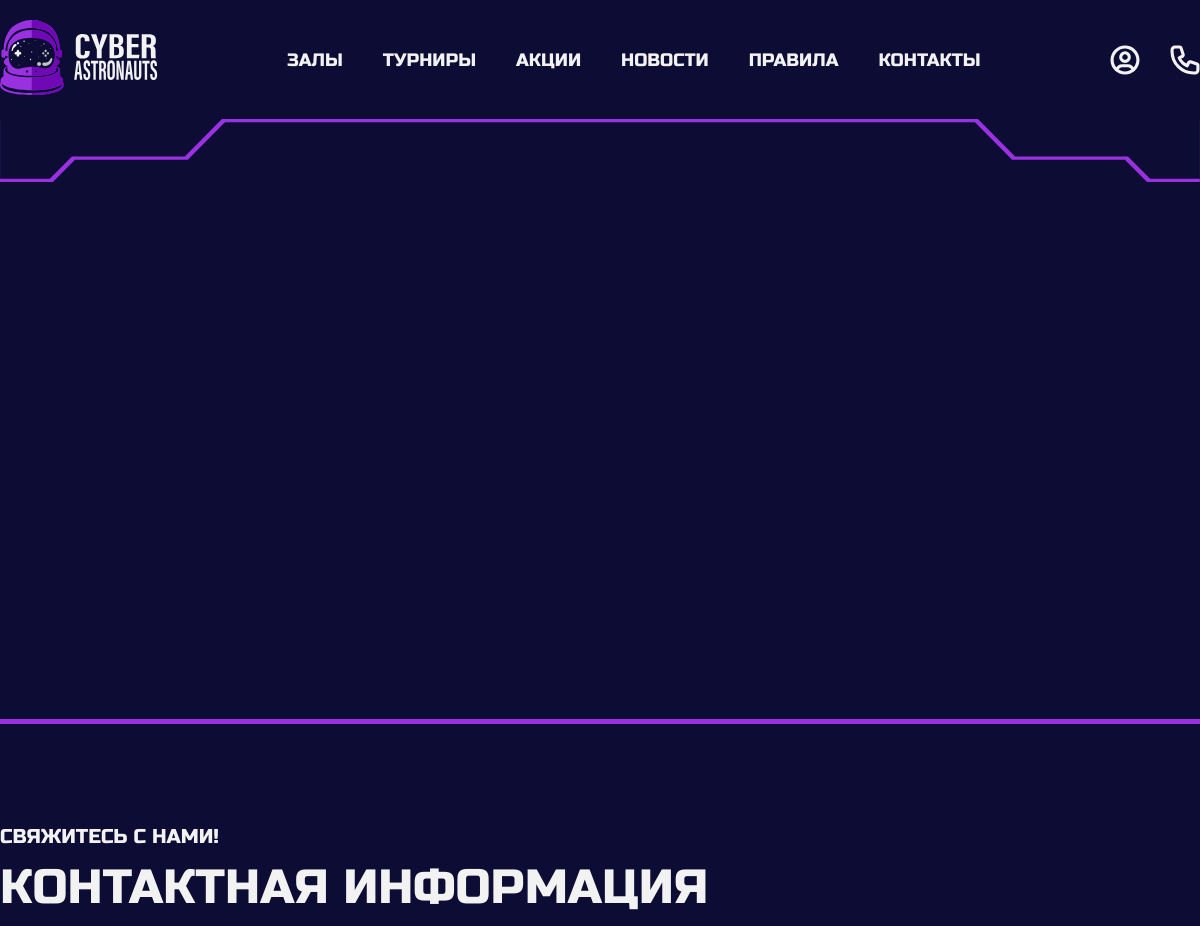
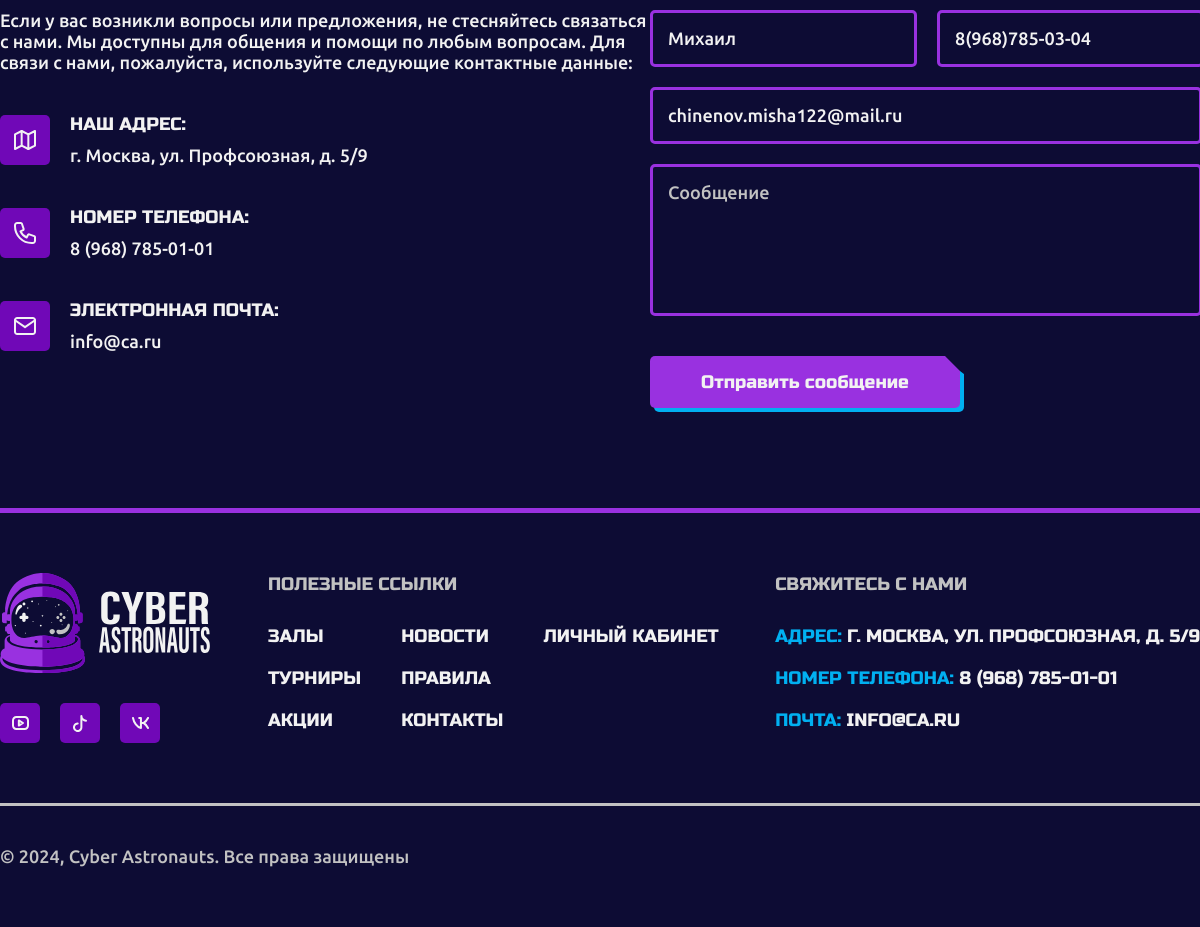
/contacts.php (signed in), run on the app's committed database (2 pictures, top to bottom).
### tables this page shows
CREATE TABLE `users` (
  `id_user` int NOT NULL,
  `first_name` varchar(32) NOT NULL,
  `second_name` varchar(32) NOT NULL,
  `patronymic` varchar(32) DEFAULT NULL,
  `birthday` date DEFAULT NULL,
  `phone_number` varchar(16) NOT NULL,
  `email_address` varchar(64) NOT NULL,
  `password` varchar(255) NOT NULL
);

### contacts.php (the view, shortened to what this page needs)
<!DOCTYPE html>
<html lang="ru">
<head>
    <link rel="stylesheet" type="text/css" href="assets/css/main.css">
</head>
<body>
    <?php
        include "php-connect/connect.php";
        include "php-handler/header.php";
    ?>
    <main>
        <section class="map">
            <img src="assets/images/border.svg" alt="" class="map_border_top">
        </section>
        <section class="contacts">
            <div class="container contacts_block">
                <div class="contacts_block_top">
                    <span class="contacts_block_top_pretitle">СВЯЖИТЕСЬ С НАМИ!</span>
                    <h2 class="contacts_block_top_title">Контактная информация</h2>
                </div>
                <div class="contacts_block_bottom">
                    <div class="contacts_block_bottom_left">
                        <p class="contacts_block_bottom_left_txt">Если у вас возникли вопросы или предложения, не стесняйтесь связаться с нами. Мы доступны для общения и помощи по любым вопросам. Для связи с нами, пожалуйста, используйте следующие контактные данные:</p>
                        <ul class="contacts_block_bottom_left_list">
                            <li class="contacts_block_bottom_left_list_item">
                                <div class="contacts_block_bottom_left_list_item_image">
                                    <img src="assets/images/map.svg" alt="компьютерный клуб адрес" class="contacts_block_bottom_left_list_item_img">
                                </div>
                                <div class="contacts_block_bottom_left_list_item_text">
                                    <span class="contacts_block_bottom_left_list_item_text_title">Наш адрес:</span>
                                    <span class="contacts_block_bottom_left_list_item_text_txt">г. Москва, ул. Профсоюзная, д. 5/9</span>
                                </div>
                            </li>
                            <li class="contacts_block_bottom_left_list_item">
                                <div class="contacts_block_bottom_left_list_item_image">
                                    <img src="assets/images/phone.svg" alt="компьютерный клуб телефон" class="contacts_block_bottom_left_list_item_img">
                                </div>
                                <div class="contacts_block_bottom_left_list_item_text">
                                    <span class="contacts_block_bottom_left_list_item_text_title">номер телефона:</span>
                                    <span class="contacts_block_bottom_left_list_item_text_txt">8 (968) 785-01-01</span>
                                </div>
                            </li>
                            <li class="contacts_block_bottom_left_list_item">
                                <div class="contacts_block_bottom_left_list_item_image">
                                    <img src="assets/images/mail.svg" alt="компьютерный клуб почта" class="contacts_block_bottom_left_list_item_img">
                                </div>
                                <div class="contacts_block_bottom_left_list_item_text">
                                    <span class="contacts_block_bottom_left_list_item_text_title">Электронная почта:</span>
                                    <span class="contacts_block_bottom_left_list_item_text_txt">info@ca.ru</span>
                                </div>
                            </li>
                        </ul>
                    </div>
                    <div class="contacts_block_bottom_right">
                        <form action="php-handler/mail.php" class="contacts_block_bottom_right_form" method="post">
                            <?php
                                if(isset($_SESSION['id_user'])) {
                                    $id_user = $_SESSION['id_user'];
                                    $select_user = "SELECT * FROM `users` WHERE `id_user` = '$id_user'";
                                    $result = mysqli_query($connect, $select_user);
                                    $info_user = mysqli_fetch_array($result);
                                    echo "<div class='contacts_block_bottom_right_form_inputs'>
                                        <input type='text' name='contact_name' class='contacts_block_bottom_right_form_inputs_input' placeholder='Ваше имя' required value='".$info_user['first_name']."'>
                                        <input type='tel' name='contact_phone' class='contacts_block_bottom_right_form_inputs_input' placeholder='Номер телефона' required value='".$info_user['phone_number']."'>
                                    </div>
                                    <input type='email' name='contact_email' class='contacts_block_bottom_right_form_input' placeholder='Электронный адрес' required value='".$info_user['email_address']."'> ";
                                }
                            ?>
                            <textarea class="contacts_block_bottom_right_form_textarea" name="contact_text" placeholder="Сообщение" required></textarea>
                            <button class="contacts_block_bottom_right_form_btn" type="submit">Отправить сообщение</button>
                        </form>
                    </div>
                </div>
            </div>
        </section>
    </main>
    <?php
        include "php-handler/footer.php";
    ?>
</body>
</html>

### assets/css/main.css (style rules this page uses)
* { padding: 0; margin: 0; font-family: "Ubuntu"; color: #f2f2f2; font-size: 18px; font-weight: 500; }
body { background: #0D0C34; }
main { background: #0D0C34; }
.container { max-width: 1340px; margin: 0 auto; text-align: center; }
h2 { font-size: 48px; font-weight: 400; font-family: "RussoOne"; text-transform: uppercase; }
input, select, textarea { background: none; }
button, .button { display: inline-block; position: relative; border: none; color: #f2f2f2; cursor: pointer; text-decoration: none; padding: 15px; text-align: center; border-radius: 5px; font-family: "RussoOne"; font-weight: 400; filter: drop-shadow(4px 4px 0px #01B0F1); transition: 0.5s; background: #9931E0; -webkit-clip-path: polygon(-20% -20%, calc(100% - 15px) 0, 100% 15px, 120% 120%, -20% 120%); clip-path: polygon(-20% -20%, calc(100% - 15px) 0, 100% 15px, 120% 120%, -20% 120%); }
::placeholder { color: #C2C2C2; }
.map { width: 100%; height: 600px; position: relative; overflow: hidden; }
.map_border_top { width: 100%; position: absolute; top: 0; left: 0; z-index: 5; }
.contacts { border-top: 5px solid #9931E0; padding: 100px 0; }
.contacts_block_top { text-align: left; margin-bottom: 20px; display: flex; flex-direction: column; }
.contacts_block_top_pretitle { margin-bottom: 10px; font-family: "RussoOne"; font-weight: 400; font-size: 20px; text-transform: uppercase; }
.contacts_block_bottom { display: flex; justify-content: space-between; }
.contacts_block_bottom_left { display: flex; flex-direction: column; width: 710px; text-align: left; gap: 40px; }
.contacts_block_bottom_left_list { gap: 40px; display: flex; flex-direction: column; list-style: none; }
.contacts_block_bottom_left_list_item { display: flex; gap: 20px; align-items: center; }
.contacts_block_bottom_left_list_item_image { display: flex; align-items: center; justify-content: center; width: 50px; height: 50px; background: #7008B7; border-radius: 5px; }
.contacts_block_bottom_left_list_item_text { display: flex; flex-direction: column; gap: 10px; }
.contacts_block_bottom_left_list_item_text_title { font-family: "RussoOne"; font-weight: 400; text-transform: uppercase; }
.contacts_block_bottom_right { width: 550px; }
.contacts_block_bottom_right_form { display: flex; flex-direction: column; align-items: flex-start; gap: 20px; }
.contacts_block_bottom_right_form_inputs { display: flex; gap: 20px; }
.contacts_block_bottom_right_form_inputs_input { padding: 15px; border: 3px solid #9931E0; border-radius: 5px; width: 231px; }
.contacts_block_bottom_right_form_input { padding: 15px; border: 3px solid #9931E0; border-radius: 5px; width: 516px; }
.contacts_block_bottom_right_form_textarea { padding: 15px; border: 3px solid #9931E0; border-radius: 5px; width: 516px; background: none; height: 116px; resize: none; margin-bottom: 20px; }
.contacts_block_bottom_right_form_btn { width: 310px; }

### data on the page
users: contact_name "Михаил", contact_phone "8(968)785-03-04", contact_email "chinenov.misha122@mail.ru"
